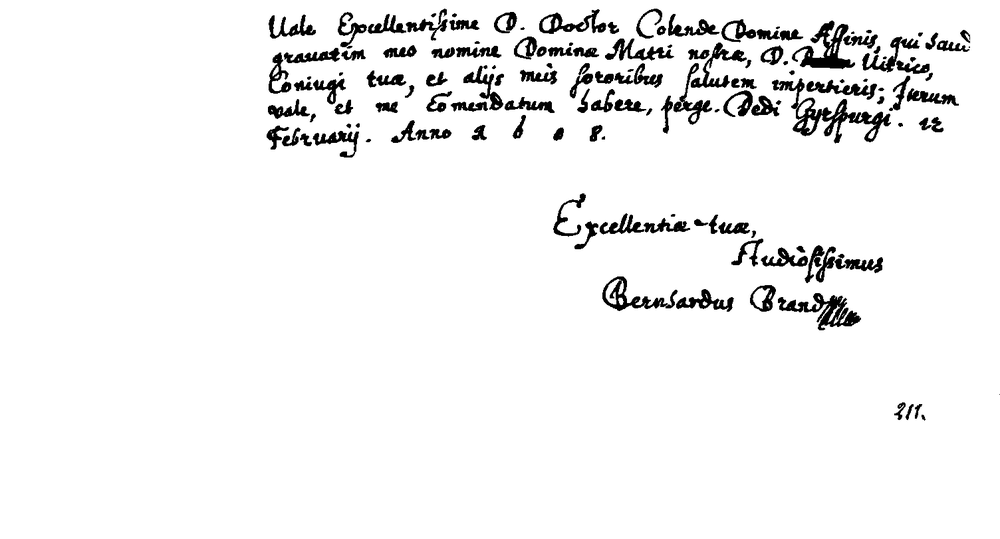
%> input picture bleed-through removal using ConvNets/results_data/g_truth/1.bmp, 1000 x 539 px, shrunk from 1504 x 811 before the run
$ octave imshow_all_results.m   (GNU Octave 9; MATLAB toolbox functions it lacks are replaced by stand-ins)
%> lines starting %> are read from the running program, lines starting %| are printed output that depends on the picture; pictures that were not available may be replaced by others from this repository, and a replacement may not be noted
dloc = 'D:\Rashid Data\FCN_SementicSeg\results\';% destination Classified images
loc = 'D:\Rashid Data\AnncientImages\extracted_dataset5\images\'; %read from location
%list = dir([loc '*.bmp']);

a1 = imread([loc '1.bmp']);
%> a1 is the input picture: size 539x1000x3 uint8; min 0, max 255, mean 242
a2 = imread([loc '2.bmp']);
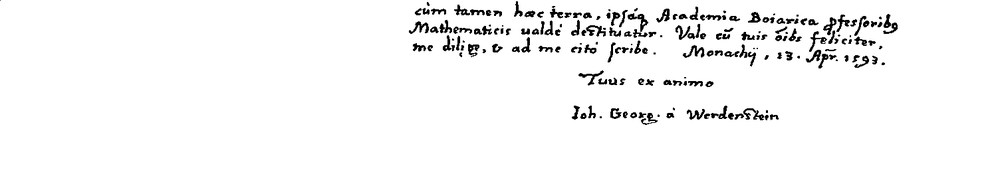
%> input picture bleed-through removal using ConvNets/results_data/g_truth/2.bmp, 1000 x 192 px, shrunk from 1504 x 289 before the run
%> a2 is the input picture: size 192x1000x3 uint8; min 0, max 255, mean 246.7
a3 = imread([loc '3.bmp']);
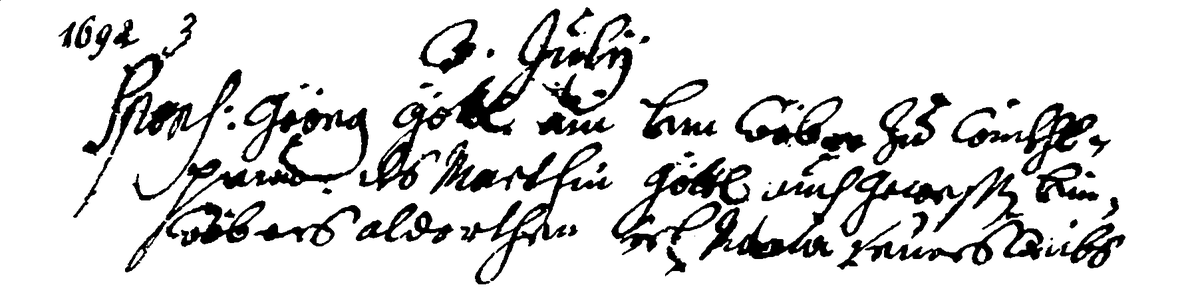
%> input picture bleed-through removal using ConvNets/results_data/g_truth/3.bmp, 1182 x 289 px, shrunk from 1777 x 434 before the run
%> a3 is the input picture: size 289x1182x3 uint8; min 0, max 255, mean 216.4
a4 = imread([loc '4.bmp']);
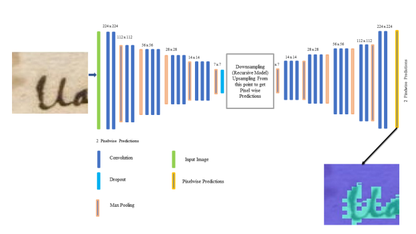
%> input picture bleed-through removal using ConvNets/screenshots/4.png, 416 x 234 px, shrunk from 625 x 352 before the run, given in place of 4.bmp, which was not available
%> a4 is the input picture: size 234x416x3 uint8; mean R, G, B 231.1, 233.4, 239
a5 = imread([loc '5.bmp']);
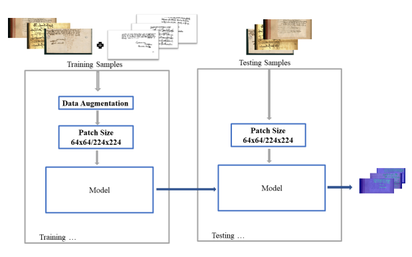
%> input picture bleed-through removal using ConvNets/screenshots/5.png, 412 x 257 px, shrunk from 620 x 387 before the run, given in place of 5.bmp, which was not available
%> a5 is the input picture: size 257x412x3 uint8; mean R, G, B 243.1, 243.1, 244

a11 = imread([dloc '1_.bmp']);
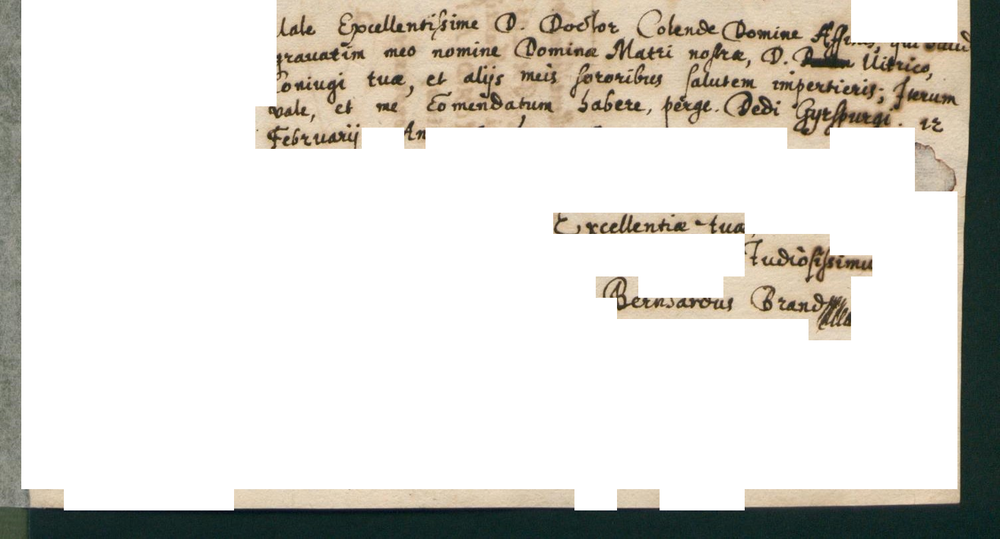
%> input picture bleed-through removal using ConvNets/results_data/cnn/1_.bmp, 1000 x 539 px, shrunk from 1504 x 811 before the run
%> a11 is the input picture: size 539x1000x3 uint8; mean R, G, B 216.8, 214, 207.4
%> (the run ends here)
